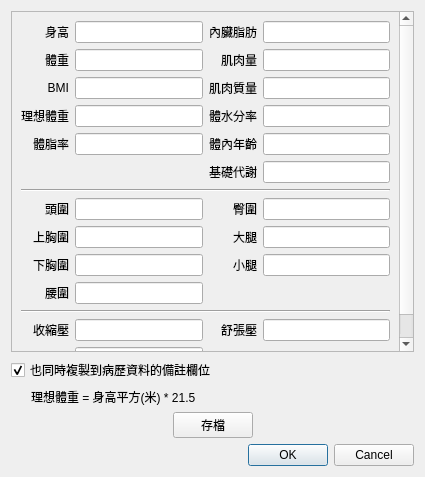
<?xml version="1.0" encoding="UTF-8"?>
<ui version="4.0">
 <class>Dialog_exam_precheck</class>
 <widget class="QDialog" name="Dialog_exam_precheck">
  <property name="windowModality">
   <enum>Qt::NonModal</enum>
  </property>
  <property name="geometry">
   <rect>
    <x>0</x>
    <y>0</y>
    <width>425</width>
    <height>477</height>
   </rect>
  </property>
  <property name="sizePolicy">
   <sizepolicy hsizetype="Preferred" vsizetype="Preferred">
    <horstretch>0</horstretch>
    <verstretch>0</verstretch>
   </sizepolicy>
  </property>
  <property name="windowTitle">
   <string>診前檢查</string>
  </property>
  <property name="modal">
   <bool>false</bool>
  </property>
  <layout class="QVBoxLayout" name="verticalLayout">
   <item>
    <widget class="QScrollArea" name="scrollArea">
     <property name="widgetResizable">
      <bool>true</bool>
     </property>
     <widget class="QWidget" name="scrollAreaWidgetContents_3">
      <property name="geometry">
       <rect>
        <x>0</x>
        <y>-145</y>
        <width>388</width>
        <height>504</height>
       </rect>
      </property>
      <layout class="QGridLayout" name="gridLayout_2">
       <item row="4" column="3">
        <widget class="QLineEdit" name="lineEdit_metabolic_age">
         <property name="maxLength">
          <number>40</number>
         </property>
        </widget>
       </item>
       <item row="3" column="3">
        <widget class="QLineEdit" name="lineEdit_body_water">
         <property name="maxLength">
          <number>40</number>
         </property>
        </widget>
       </item>
       <item row="4" column="2">
        <widget class="QLabel" name="label_31">
         <property name="text">
          <string>體內年齡</string>
         </property>
         <property name="alignment">
          <set>Qt::AlignRight|Qt::AlignTrailing|Qt::AlignVCenter</set>
         </property>
        </widget>
       </item>
       <item row="8" column="0">
        <widget class="QLabel" name="label_17">
         <property name="text">
          <string>上胸圍</string>
         </property>
         <property name="alignment">
          <set>Qt::AlignRight|Qt::AlignTrailing|Qt::AlignVCenter</set>
         </property>
        </widget>
       </item>
       <item row="0" column="0">
        <widget class="QLabel" name="label_4">
         <property name="text">
          <string>身高</string>
         </property>
         <property name="alignment">
          <set>Qt::AlignRight|Qt::AlignTrailing|Qt::AlignVCenter</set>
         </property>
        </widget>
       </item>
       <item row="12" column="0">
        <widget class="QLabel" name="label_11">
         <property name="text">
          <string>收縮壓</string>
         </property>
         <property name="alignment">
          <set>Qt::AlignRight|Qt::AlignTrailing|Qt::AlignVCenter</set>
         </property>
        </widget>
       </item>
       <item row="2" column="3">
        <widget class="QLineEdit" name="lineEdit_muscle_quality">
         <property name="maxLength">
          <number>40</number>
         </property>
        </widget>
       </item>
       <item row="0" column="2">
        <widget class="QLabel" name="label_29">
         <property name="text">
          <string>內臟脂肪</string>
         </property>
         <property name="alignment">
          <set>Qt::AlignRight|Qt::AlignTrailing|Qt::AlignVCenter</set>
         </property>
        </widget>
       </item>
       <item row="5" column="2">
        <widget class="QLabel" name="label_15">
         <property name="text">
          <string>基礎代謝</string>
         </property>
         <property name="alignment">
          <set>Qt::AlignRight|Qt::AlignTrailing|Qt::AlignVCenter</set>
         </property>
        </widget>
       </item>
       <item row="12" column="3">
        <widget class="QLineEdit" name="lineEdit_bpl">
         <property name="maxLength">
          <number>40</number>
         </property>
        </widget>
       </item>
       <item row="13" column="1">
        <widget class="QLineEdit" name="lineEdit_heartbeat">
         <property name="maxLength">
          <number>40</number>
         </property>
        </widget>
       </item>
       <item row="4" column="1">
        <widget class="QLineEdit" name="lineEdit_body_fat">
         <property name="maxLength">
          <number>40</number>
         </property>
        </widget>
       </item>
       <item row="10" column="0">
        <widget class="QLabel" name="label_7">
         <property name="text">
          <string>腰圍</string>
         </property>
         <property name="alignment">
          <set>Qt::AlignRight|Qt::AlignTrailing|Qt::AlignVCenter</set>
         </property>
        </widget>
       </item>
       <item row="6" column="0" colspan="4">
        <widget class="Line" name="line">
         <property name="orientation">
          <enum>Qt::Horizontal</enum>
         </property>
        </widget>
       </item>
       <item row="12" column="1">
        <widget class="QLineEdit" name="lineEdit_bph">
         <property name="maxLength">
          <number>40</number>
         </property>
        </widget>
       </item>
       <item row="12" column="2">
        <widget class="QLabel" name="label_12">
         <property name="text">
          <string>舒張壓</string>
         </property>
         <property name="alignment">
          <set>Qt::AlignRight|Qt::AlignTrailing|Qt::AlignVCenter</set>
         </property>
        </widget>
       </item>
       <item row="3" column="2">
        <widget class="QLabel" name="label_32">
         <property name="text">
          <string>體水分率</string>
         </property>
         <property name="alignment">
          <set>Qt::AlignRight|Qt::AlignTrailing|Qt::AlignVCenter</set>
         </property>
        </widget>
       </item>
       <item row="0" column="1">
        <widget class="QLineEdit" name="lineEdit_height">
         <property name="maxLength">
          <number>5</number>
         </property>
        </widget>
       </item>
       <item row="8" column="1">
        <widget class="QLineEdit" name="lineEdit_upper_chest">
         <property name="maxLength">
          <number>40</number>
         </property>
        </widget>
       </item>
       <item row="1" column="0">
        <widget class="QLabel" name="label_3">
         <property name="text">
          <string>體重</string>
         </property>
         <property name="alignment">
          <set>Qt::AlignRight|Qt::AlignTrailing|Qt::AlignVCenter</set>
         </property>
        </widget>
       </item>
       <item row="4" column="0">
        <widget class="QLabel" name="label_6">
         <property name="text">
          <string>體脂率</string>
         </property>
         <property name="alignment">
          <set>Qt::AlignRight|Qt::AlignTrailing|Qt::AlignVCenter</set>
         </property>
        </widget>
       </item>
       <item row="3" column="0">
        <widget class="QLabel" name="label_16">
         <property name="text">
          <string>理想體重</string>
         </property>
         <property name="alignment">
          <set>Qt::AlignRight|Qt::AlignTrailing|Qt::AlignVCenter</set>
         </property>
        </widget>
       </item>
       <item row="7" column="1">
        <widget class="QLineEdit" name="lineEdit_head_circumference">
         <property name="maxLength">
          <number>5</number>
         </property>
        </widget>
       </item>
       <item row="1" column="3">
        <widget class="QLineEdit" name="lineEdit_muscle_mass">
         <property name="maxLength">
          <number>40</number>
         </property>
        </widget>
       </item>
       <item row="2" column="1">
        <widget class="QLineEdit" name="lineEdit_bmi">
         <property name="maxLength">
          <number>40</number>
         </property>
        </widget>
       </item>
       <item row="1" column="2">
        <widget class="QLabel" name="label_30">
         <property name="text">
          <string>肌肉量</string>
         </property>
         <property name="alignment">
          <set>Qt::AlignRight|Qt::AlignTrailing|Qt::AlignVCenter</set>
         </property>
        </widget>
       </item>
       <item row="2" column="0">
        <widget class="QLabel" name="label_5">
         <property name="text">
          <string>BMI</string>
         </property>
         <property name="alignment">
          <set>Qt::AlignRight|Qt::AlignTrailing|Qt::AlignVCenter</set>
         </property>
        </widget>
       </item>
       <item row="5" column="3">
        <widget class="QLineEdit" name="lineEdit_bmr">
         <property name="maxLength">
          <number>40</number>
         </property>
        </widget>
       </item>
       <item row="3" column="1">
        <widget class="QLineEdit" name="lineEdit_ideal_weight">
         <property name="maxLength">
          <number>40</number>
         </property>
        </widget>
       </item>
       <item row="10" column="1">
        <widget class="QLineEdit" name="lineEdit_waist">
         <property name="maxLength">
          <number>40</number>
         </property>
        </widget>
       </item>
       <item row="7" column="0">
        <widget class="QLabel" name="label_14">
         <property name="text">
          <string>頭圍</string>
         </property>
         <property name="alignment">
          <set>Qt::AlignRight|Qt::AlignTrailing|Qt::AlignVCenter</set>
         </property>
        </widget>
       </item>
       <item row="13" column="0">
        <widget class="QLabel" name="label_13">
         <property name="text">
          <string>心率</string>
         </property>
         <property name="alignment">
          <set>Qt::AlignRight|Qt::AlignTrailing|Qt::AlignVCenter</set>
         </property>
        </widget>
       </item>
       <item row="0" column="3">
        <widget class="QLineEdit" name="lineEdit_visceral">
         <property name="maxLength">
          <number>40</number>
         </property>
        </widget>
       </item>
       <item row="11" column="0" colspan="4">
        <widget class="Line" name="line_3">
         <property name="orientation">
          <enum>Qt::Horizontal</enum>
         </property>
        </widget>
       </item>
       <item row="2" column="2">
        <widget class="QLabel" name="label_34">
         <property name="text">
          <string>肌肉質量</string>
         </property>
         <property name="alignment">
          <set>Qt::AlignRight|Qt::AlignTrailing|Qt::AlignVCenter</set>
         </property>
        </widget>
       </item>
       <item row="1" column="1">
        <widget class="QLineEdit" name="lineEdit_weight">
         <property name="maxLength">
          <number>5</number>
         </property>
        </widget>
       </item>
       <item row="9" column="0">
        <widget class="QLabel" name="label_18">
         <property name="text">
          <string>下胸圍</string>
         </property>
         <property name="alignment">
          <set>Qt::AlignRight|Qt::AlignTrailing|Qt::AlignVCenter</set>
         </property>
        </widget>
       </item>
       <item row="9" column="1">
        <widget class="QLineEdit" name="lineEdit_lower_chest">
         <property name="maxLength">
          <number>40</number>
         </property>
        </widget>
       </item>
       <item row="9" column="3">
        <widget class="QLineEdit" name="lineEdit_calf">
         <property name="maxLength">
          <number>40</number>
         </property>
        </widget>
       </item>
       <item row="9" column="2">
        <widget class="QLabel" name="label_10">
         <property name="text">
          <string>小腿</string>
         </property>
         <property name="alignment">
          <set>Qt::AlignRight|Qt::AlignTrailing|Qt::AlignVCenter</set>
         </property>
        </widget>
       </item>
       <item row="8" column="3">
        <widget class="QLineEdit" name="lineEdit_thigh">
         <property name="maxLength">
          <number>40</number>
         </property>
        </widget>
       </item>
       <item row="8" column="2">
        <widget class="QLabel" name="label_9">
         <property name="text">
          <string>大腿</string>
         </property>
         <property name="alignment">
          <set>Qt::AlignRight|Qt::AlignTrailing|Qt::AlignVCenter</set>
         </property>
        </widget>
       </item>
       <item row="7" column="2">
        <widget class="QLabel" name="label_8">
         <property name="text">
          <string>臀圍</string>
         </property>
         <property name="alignment">
          <set>Qt::AlignRight|Qt::AlignTrailing|Qt::AlignVCenter</set>
         </property>
        </widget>
       </item>
       <item row="7" column="3">
        <widget class="QLineEdit" name="lineEdit_hip">
         <property name="maxLength">
          <number>40</number>
         </property>
        </widget>
       </item>
      </layout>
     </widget>
    </widget>
   </item>
   <item>
    <widget class="QCheckBox" name="checkBox_copy_to_remark">
     <property name="text">
      <string>也同時複製到病歷資料的備註欄位</string>
     </property>
     <property name="checked">
      <bool>true</bool>
     </property>
    </widget>
   </item>
   <item>
    <widget class="QLabel" name="label">
     <property name="text">
      <string>理想體重 = 身高平方(米) * 21.5</string>
     </property>
     <property name="indent">
      <number>20</number>
     </property>
    </widget>
   </item>
   <item>
    <layout class="QHBoxLayout" name="horizontalLayout">
     <item>
      <spacer name="horizontalSpacer">
       <property name="orientation">
        <enum>Qt::Horizontal</enum>
       </property>
       <property name="sizeHint" stdset="0">
        <size>
         <width>40</width>
         <height>20</height>
        </size>
       </property>
      </spacer>
     </item>
     <item>
      <widget class="QPushButton" name="pushButton_save">
       <property name="text">
        <string>存檔</string>
       </property>
       <property name="icon">
        <iconset>
         <normaloff>../icons/document-save.svg</normaloff>../icons/document-save.svg</iconset>
       </property>
      </widget>
     </item>
     <item>
      <spacer name="horizontalSpacer_2">
       <property name="orientation">
        <enum>Qt::Horizontal</enum>
       </property>
       <property name="sizeHint" stdset="0">
        <size>
         <width>40</width>
         <height>20</height>
        </size>
       </property>
      </spacer>
     </item>
    </layout>
   </item>
   <item>
    <widget class="QDialogButtonBox" name="buttonBox">
     <property name="orientation">
      <enum>Qt::Horizontal</enum>
     </property>
     <property name="standardButtons">
      <set>QDialogButtonBox::Cancel|QDialogButtonBox::Ok</set>
     </property>
     <property name="centerButtons">
      <bool>false</bool>
     </property>
    </widget>
   </item>
  </layout>
 </widget>
 <tabstops>
  <tabstop>lineEdit_height</tabstop>
  <tabstop>lineEdit_weight</tabstop>
  <tabstop>lineEdit_bmi</tabstop>
  <tabstop>lineEdit_metabolic_age</tabstop>
  <tabstop>lineEdit_bmr</tabstop>
  <tabstop>lineEdit_head_circumference</tabstop>
  <tabstop>lineEdit_waist</tabstop>
  <tabstop>lineEdit_bph</tabstop>
  <tabstop>lineEdit_bpl</tabstop>
  <tabstop>lineEdit_heartbeat</tabstop>
  <tabstop>checkBox_copy_to_remark</tabstop>
  <tabstop>pushButton_save</tabstop>
  <tabstop>scrollArea</tabstop>
 </tabstops>
 <resources/>
 <connections>
  <connection>
   <sender>buttonBox</sender>
   <signal>accepted()</signal>
   <receiver>Dialog_exam_precheck</receiver>
   <slot>accept()</slot>
   <hints>
    <hint type="sourcelabel">
     <x>248</x>
     <y>254</y>
    </hint>
    <hint type="destinationlabel">
     <x>157</x>
     <y>274</y>
    </hint>
   </hints>
  </connection>
  <connection>
   <sender>buttonBox</sender>
   <signal>rejected()</signal>
   <receiver>Dialog_exam_precheck</receiver>
   <slot>reject()</slot>
   <hints>
    <hint type="sourcelabel">
     <x>316</x>
     <y>260</y>
    </hint>
    <hint type="destinationlabel">
     <x>286</x>
     <y>274</y>
    </hint>
   </hints>
  </connection>
 </connections>
</ui>
